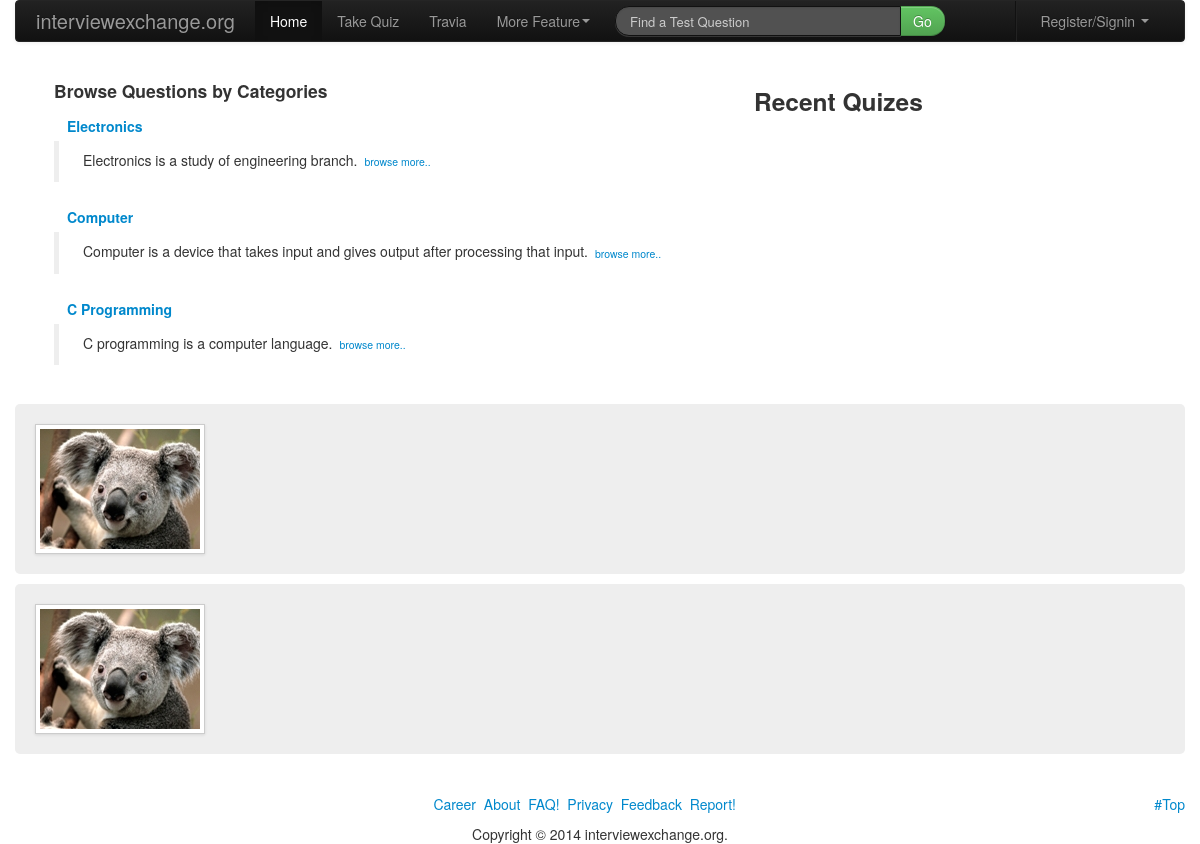
Before: / with the older database file.
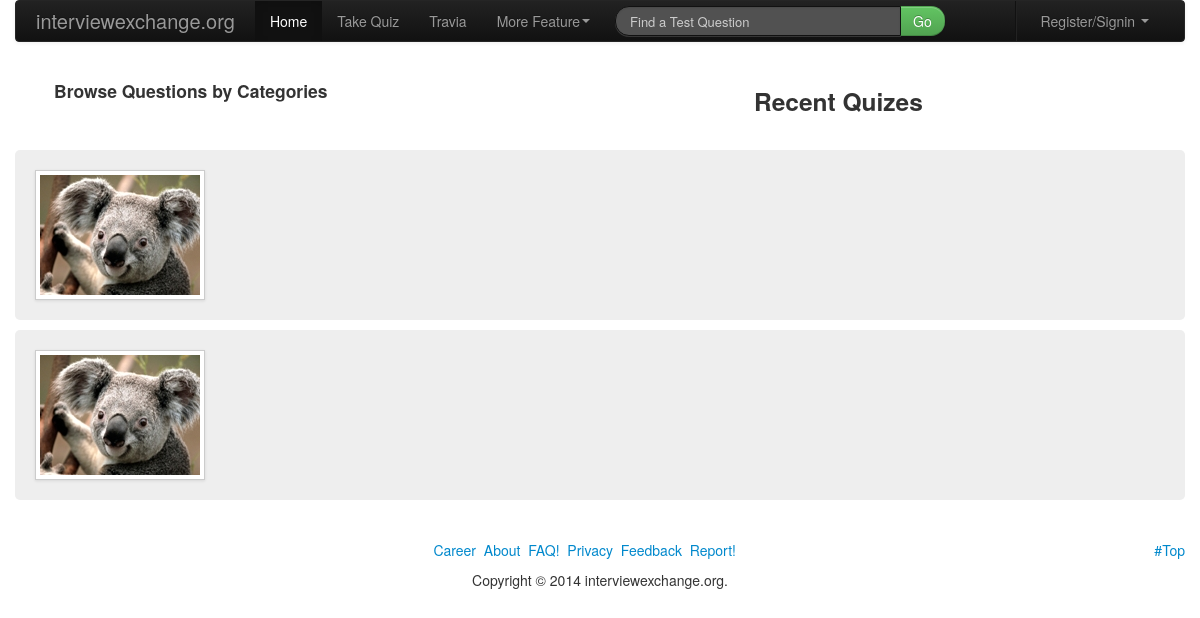
After: the same page with the newer database file.
### tables this page shows
CREATE TABLE IF NOT EXISTS `type_category` (
  `id` bigint(20) NOT NULL AUTO_INCREMENT,
  `name` varchar(100) DEFAULT NULL,
  `description` varchar(500) DEFAULT NULL,
  `keywords` varchar(500) DEFAULT NULL,
  `created_on` datetime DEFAULT NULL,
  `created_by_uid` bigint(20) NOT NULL,
  `is_verified` tinyint(1) DEFAULT '0',
  PRIMARY KEY (`id`),
  KEY `fk_type_category_User1_idx` (`created_by_uid`)
);

### inc/constants.php (called while the page is built, shortened)
<?php
	class Constants{
			function siteTitle(){
					return "interviewexchange.org";
				}
		}
?>

### inc/functions.php (called while the page is built, shortened)
<?php
class Functions{
			function selectQueries($str){
				$c=new DBCon();
				$con=$c->conN();
				$stmt=$con->prepare($str);
				$stmt->execute();
				$rows=$stmt->fetchAll();
				return $rows;
			}
			function isLoggedIn(){
					if(isset($_SESSION['user'])&&isset($_SESSION['hash'])){
							$str="SELECT * FROM user WHERE uid='".$_SESSION['user']."' AND hash='".$_SESSION['hash']."' LIMIT 1";
							try{
								$f=new Functions;
								$row=$f->selectQuery($str);
								if(empty($row)){
									@session_start();
									if(isset($_SESSION['user'])&&isset($_SESSION['hash'])){
										unset($_SESSION['user']);
										unset($_SESSION['hash']);
										}
										return !1;
									}
								else{
									return !0;
									}
								}catch(PDOException $e){
									}
						}
					else{
						return !1;
						}
				}
			function getRetUrl(){
					return 'http://'.$_SERVER['HTTP_HOST'].$_SERVER['REQUEST_URI'];
				}
	}
?>

### index.php (the view, shortened to what this page needs)
   <?php
	require_once('inc/constants.php');
	require_once('inc/functions.php');
	$c=new Constants();
	$f=new Functions();
?>
   <!DOCTYPE HTML PUBLIC "-//W3C//DTD HTML 4.01 Transitional//EN" "http://www.w3.org/TR/html4/loose.dtd">
   <html>
   <head>
   <link href="assets/css/bootstrap.min.css" rel="stylesheet" media="screen">
   <link href="assets/css/style.css" rel="stylesheet">
   </head>
   <body>
   <div class="container">
   		<?php
           	include('inc/header.php');
		?>
       	 <div class="container-fluid well-small">
           	<div class="span7">
               <div>
               	<h4>Browse Questions by Categories</h4>
               </div>
               	<?php
					$str="SELECT * FROM type_category ORDER BY RAND() LIMIT 0,3";
					$rows=$f->selectQueries($str);
					foreach($rows as $row){
                   ?>
                   <strong><a class="btn btn-link" href="catq.php?name=<?php echo $row['name'] ?>"><?php echo str_replace('_',' ',$row['name'])?></a></strong>
                   <blockquote><div class="well-small"><?php echo str_replace('_',' ',$row['description']) ?><a href="catq.php?name=<?php echo $row['name'] ?>" class="btn btn-link btn-mini">
                           browse more..
                       </a></div></blockquote>
                   <?php } ?>
          		</div>
               <div class="span3">
               	<div>
                   	<h3>Recent Quizes</h3>
                   </div>
               </div>
	</div>
       <div class="hero recent-users">
       	<img src="users/Koala.jpg" class="img-polaroid" data-src="300x200" />
       </div>
       <?php
       	include('inc/footer.php');
	?>
   </div>
   </body>
   </html>

### inc/header.php (shortened to what this page needs)
<?php
	if($f->getRetUrl()=='http://'.$_SERVER['HTTP_HOST'].'/quiz/'){
		$ds='class="active"';
		}
	else{
		$ds='';
		}
?>
           	<div class="navbar navbar-inverse" style="position:static;">
    			<div class="navbar-inner">
                	<div class="container">
                  		<a class="brand" href="/quiz"><?php echo $c->siteTitle().''; ?></a>
                  		<div class="nav-collapse collapse navbar-inverse-collapse">
                    		<ul class="nav">
                      			<li <?php echo $ds ?>><a href="/quiz" class="">Home</a></li>
                      			<li><a href="/quiz/quiz.php">Take Quiz</a></li>
                      			<li><a href="/quiz/travia.php">Travia</a></li>
                      			<li class="dropdown">
                        			<a href="#" class="dropdown-toggle" data-toggle="dropdown">More Feature<b class="caret"></b></a>
                      			</li>
                    		</ul>
                    		<form class="navbar-search pull-left form-search" action="/quiz/search.php" method="get">
                    		<div class="input-append">
								<input type="text" placeholder="Find a Test Question" class="span3 search-query input-large" name="name">
								<button type="submit" class="btn btn-success">Go</button>
							</div>
                    		</form>
                    		<ul class="nav pull-right">
                      			<li class="divider-vertical"></li>
                      			<li class="dropdown">
                                <?php if(!$f->isLoggedIn()){?>
                        			<a href="#" class="dropdown-toggle" data-toggle="dropdown">Register/Signin <b class="caret"></b></a>
                                    <?php } ?>
                      			</li>
                    		</ul>
                  		</div>
                	</div>
             	</div>
    		</div>

### inc/footer.php
<div class="hero recent-users">
      	<img src="users/Koala.jpg" class="img-polaroid" data-src="300x200" />
      </div>
      <div class="row-fluid">
      	<div class="span5">
          	<div class="well-small pull-left" id="thanks">
      		</div>
          </div>
          <div class="span5">
          </div>
      </div>
      <div class="pull-right" style="display:block;">
      <a href="#" target="_top">#Top</a>
      </div>
      <div style="text-align:center">
      <p>
      <a href="#" class="brand">Career</a>&nbsp;&nbsp;<a href="#" class="brand">About</a>&nbsp;&nbsp;<a href="#" class="brand">FAQ!</a>&nbsp;&nbsp;<a href="#" class="brand">Privacy</a>&nbsp;&nbsp;<a href="#feedback" class="brand" role="button"  data-toggle="modal">Feedback</a>&nbsp;&nbsp;<a href="#" class="brand">Report!</a></p>
      &nbsp; Copyright &copy; <?php echo date('Y').' '.$c->siteTitle().''?>. &nbsp;
      </div>

### assets/css/style.css (style rules this page uses)
.recent-users { background-color:#EEEEEE; padding:20px 20px 20px 20px; margin: 10px auto; border-radius:5px; }

Changed rows visible on the page:
removed type_category: name "Electronics", description "Electronics is a study of engineering branch."
removed type_category: name "Computer", description "Computer is a device that takes input and gives output after processing that input."
removed type_category: name "C Programming", description "C programming is a computer language."
